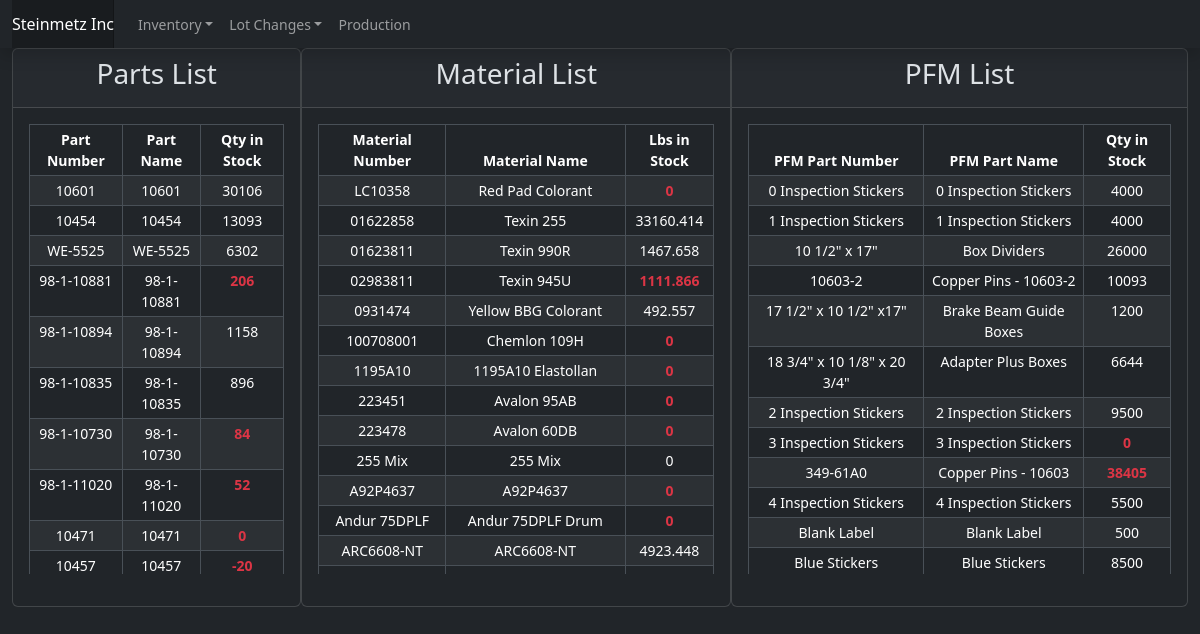
/currentinventory.php, run on the app's committed database.
### tables this page shows
CREATE TABLE `products` (
  `ProductID` VARCHAR(25) NOT NULL,
  `PartName` VARCHAR(50) NOT NULL,
  `MinimumQty` INTEGER(11) DEFAULT NULL,
  `BoxesPerSkid` INTEGER(4) DEFAULT NULL,
  `PartsPerBox` INTEGER(4) DEFAULT NULL,
  `PartWeight` DOUBLE(8,3) DEFAULT NULL,
  `displayOrder` INTEGER(11) DEFAULT NULL,
  `customer` VARCHAR(50) DEFAULT NULL,
  `productionType` VARCHAR(25) DEFAULT NULL,
  PRIMARY KEY USING BTREE (`ProductID`)
);

CREATE TABLE `productinventory` (
  `ProductID` VARCHAR(25) NOT NULL,
  `PartQty` INTEGER(11) DEFAULT NULL,
  `BlenderStartTotal` DOUBLE(11,3) DEFAULT NULL,
  PRIMARY KEY USING BTREE (`ProductID`)
);

CREATE TABLE `material` (
  `MaterialPartNumber` VARCHAR(20) NOT NULL,
  `MaterialName` VARCHAR(50) DEFAULT NULL,
  `ProductID` VARCHAR(20) DEFAULT NULL,
  `MinimumLbs` INTEGER(11) DEFAULT NULL,
  `Customer` VARCHAR(50) DEFAULT NULL COMMENT 'Material for Customer Products',
  PRIMARY KEY USING BTREE (`MaterialPartNumber`)
);

CREATE TABLE `materialinventory` (
  `MaterialPartNumber` VARCHAR(20) NOT NULL,
  `Lbs` DOUBLE(15,3) NOT NULL,
  PRIMARY KEY USING BTREE (`MaterialPartNumber`),
  UNIQUE KEY `MaterialPartNumber` USING BTREE (`MaterialPartNumber`)
);

CREATE TABLE `pfm` (
  `PFMID` INTEGER(11) NOT NULL AUTO_INCREMENT,
  `PartNumber` VARCHAR(50) NOT NULL,
  `PartName` VARCHAR(25) NOT NULL,
  `ProductID` VARCHAR(25) NOT NULL,
  `MinimumQty` INTEGER(11) DEFAULT NULL,
  `AmstedPFM` INTEGER(11) NOT NULL DEFAULT 0,
  PRIMARY KEY USING BTREE (`PFMID`),
  UNIQUE KEY `PFMID` USING BTREE (`PFMID`)
);

CREATE TABLE `pfminventory` (
  `PartNumber` VARCHAR(50) NOT NULL,
  `Qty` INTEGER(11) NOT NULL,
  PRIMARY KEY USING BTREE (`PartNumber`),
  UNIQUE KEY `PartNumber` USING BTREE (`PartNumber`)
);

### src/DB_Files/UnUsed Classes/Inventory.php (called while the page is built, shortened)
<?Php
class Inventory
{
    private $con;
    public function __construct()
    {
        $database = new Database();
        $db = $database->dbconnection();
        $this->con = $db;
    }
    public function get_Parts()
    {
        try {
            $stmt = $this->con->prepare("SELECT products.`ProductID`, products.`PartName`,products.`MinimumQty`,products.`customer`,products.`displayOrder`,productinventory.`ProductID`, productinventory.`PartQty`
                                         FROM products JOIN productinventory ON productinventory.`ProductID` = products.`ProductID`
                                         WHERE products.`customer` = 'Amsted'ORDER BY products.`displayOrder` ASC");
            $stmt->execute();
            if ($stmt->rowCount() > 0) {
                return $stmt;
            } else {
                return null;
                echo "$stmt returns NULL";
            }
        } catch (PDOException $e) {
            echo $e->getMessage();
        }
    }
    public function get_Material()
    {
        try {
            $material = $this->con->prepare("SELECT material.`MaterialPartNumber`, material.`MaterialName`, material.`Minimumlbs`,`materialINVENTORY`.lbs
                                             FROM Material JOIN `MaterialINVENTORY` ON `MaterialINVENTORY`.`materialpartnumber`=`Material`.materialpartnumber;");
            $material->execute();
            if ($material->rowcount() > 0) {
                return $material;
            } else {
                return null;
            }
        } catch (PDOException $e) {
            echo $e->getMessage();
        }
    }
    public function get_Pfms()
    {
        $pfm = $this->con->prepare("SELECT pfm.`PARTNUMBER`, pfm.`PARTNAME`, pfm.`PRODUCTID`,pfm.`MINIMUMQTY`,PFMINVENTORY.`Qty`
                                    FROM PFM JOIN PFMINVENTORY ON PFMINVENTORY.`partnumber`=pfm.`partnumber`");
        $pfm->execute();
        if ($pfm->rowcount() > 0) {
            return $pfm;
        }
    }
}

### public/currentinventory.php (the view, shortened to what this page needs)
<?php
require_once '../src/Classes/Inventory.php';
$inventoryObj = new Inventory();
?>
<!doctype html>
<html lang="en" data-bs-theme="dark">
<head>
    <link href="../resources/vendors/css/bootstrap.min.css" rel="stylesheet">
    <link href="../resources/vendors/css/dashboard.css" rel="stylesheet">
</head>
<header>
    <?php require_once '../includes/steinmetzNavbar.php';  ?>
</header>
<body>
    <div class="container-fluid">
        <div class="mt-5">
            <div class="row">
                <div class="col d-flex justify-content-center">
                    <div class="card">
                        <div class="card-header">
                            <h3 class="text-center">Parts List</h3>
                        </div>
                        <div class="card-body">
                            <div class="table responsive-md w-33" style="height:450px; overflow-y: auto">
                                <table class="table table-striped table-bordered table-hover table-sm">
                                    <thead>
                                        <tr>
                                            <th class="text-center">Part Number</th>
                                            <th class="text-center">Part Name</th>
                                            <th class="text-center">Qty in Stock</th>
                                    </thead>
                                    <?PHP try {
                                        $parts = $inventoryObj->get_Parts();
                                    } catch (PDOException $e) {
                                        echo $e->getMessage();
                                    } ?>
                                    <tbody>
                                        <?php if (!empty($parts)) {
                                            while ($rowParts = $parts->fetch(PDO::FETCH_ASSOC)) { ?>
                                                <tr>
                                                    <td class="text-center"><?php print($rowParts["ProductID"]) ?></td>
                                                    <td class="text-center"><?php print($rowParts["PartName"]) ?></td>
                                                    <td class="text-center"><?php if ($rowParts['MinimumQty'] > $rowParts['PartQty']) { ?>
                                                            <strong class="text-danger"><?php print($rowParts["PartQty"]); ?></strong>
                                                        <?php } else print($rowParts["PartQty"]); ?>
                                                    </td>
                                                </tr>
                                        <?php }
                                        } ?>
                                    </tbody>
                                </table>
                            </div>
                        </div>
                    </div>
                    <div class="card">
                        <div class="card-header">
                            <h3 class="text-center">Material List</h3>
                        </div>
                        <div class="card-body">
                            <div class="table-responsive w-33" style="height:450px; overflow-y: auto">
                                <table class="table table-striped table-bordered table-hover table-sm">
                                    <thead>
                                        <tr>
                                            <th class="text-center">Material Number</th>
                                            <th class="text-center">Material Name</th>
                                            <th class="text-center">Lbs in Stock</th>
                                        </tr>
                                    </thead>
                                    <tbody>
                                        <?php try {
                                            $material = $inventoryObj->get_Material();
                                        } catch (PDOException $e) {
                                            echo $e->getMessage();
                                        } ?>
                                        <tr><?Php if (count($material) > 0) {
                                                while ($rowMaterials = $material->fetch(PDO::FETCH_ASSOC)) { ?>
                                                    <td class="text-center"><?php print($rowMaterials["MaterialPartNumber"]) ?></td>
                                                    <td class="text-center"><?php print($rowMaterials["MaterialName"]) ?></td>
                                                    <td class="text-center"><?php if ($rowMaterials["Minimumlbs"] > $rowMaterials["lbs"]) { ?>
                                                            <strong class="text-danger"><?php print($rowMaterials["lbs"]); ?> </strong>
                                                        <?php } else print($rowMaterials["lbs"]); ?>
                                                    </td>
                                        </tr><?php }
                                            } ?>
                                    </tbody>
                                </table>
                            </div>
                        </div>
                    </div>
                    <div class="card">
                        <div class="card-header">
                            <h3 class="text-center">PFM List</h3>
                        </div>
                        <div class="card-body">
                            <div class="table-responsive" style="height:450px; overflow-y: auto">
                                <table class="table table-striped table-bordered table-hover table-sm">
                                    <thead>
                                        <tr>
                                            <th class="text-center">PFM Part Number</th>
                                            <th class="text-center">PFM Part Name</th>
                                            <th class="text-center">Qty in Stock</th>
                                        </tr>
                                    </thead>
                                    <tbody>
                                        <?php $pfms = $inventoryObj->get_Pfms(); ?>
                                        <tr><?php if ($pfms->rowcount() > 0) {
                                                while ($rowPfms = $pfms->fetch(PDO::FETCH_ASSOC)) { ?>
                                                    <td class="text-center"><?php print($rowPfms["PARTNUMBER"]) ?></td>
                                                    <td class="text-center"><?php print($rowPfms["PARTNAME"]) ?></td>
                                                    <td class="text-center"><?php if ($rowPfms["MINIMUMQTY"] > $rowPfms["Qty"]) { ?>
                                                            <strong class="text-danger"><?php print($rowPfms["Qty"]); ?> </strong>
                                                        <?php } else print($rowPfms["Qty"]); ?>
                                                    </td>
                                        </tr><?php }
                                            } ?>
                                    </tbody>
                                </table>
                            </div>
                        </div>
                    </div>
                </div>
            </div>
        </div>
    </div>
</body>
</html>

### includes/steinmetzNavbar.php (shortened to what this page needs)
<nav class="navbar navbar-expand-md navbar-dark bg-dark fixed-top flex-md-nowrap p-0 shadow">
    <div class="container-fluid">
        <a class="navbar-brand" href="./index.php">Steinmetz Inc</a>
        <div class="collapse navbar-collapse" id="navbarNavDropdown">
            <ul class="navbar-nav">
                <li class="nav-item dropdown">
                    <a class="nav-link dropdown-toggle" data-bs-auto-close="outside" href="#" role="button" data-bs-toggle="dropdown" aria-expanded="false">Inventory</a>
                </li>
                <li class="nav-item dropdown">
                    <a class="nav-link dropdown-toggle" data-bs-auto-close="outside" href="#" role="button" data-bs-toggle="dropdown" aria-expanded="false">Lot Changes</a>
                </li>
                <li class="nav-item dropdown">
                    <a class="nav-link" a href=".\Production.php" role="button">Production</a>
                </li>
            </ul>
        </div>
    </div>
</nav>

### data on the page
products: productinventory.ProductID "10601", PartName "10601", productinventory.PartQty "30106"
products: productinventory.ProductID "10454", PartName "10454", productinventory.PartQty "13093"
products: productinventory.ProductID "WE-5525", PartName "WE-5525", productinventory.PartQty "6302"
products: productinventory.ProductID "98-1-10881", PartName "98-1-10881", productinventory.PartQty "206"
products: productinventory.ProductID "98-1-10894", PartName "98-1-10894", productinventory.PartQty "1158"
products: productinventory.ProductID "98-1-10835", PartName "98-1-10835", productinventory.PartQty "896"
products: productinventory.ProductID "98-1-10730", PartName "98-1-10730", productinventory.PartQty "84"
products: productinventory.ProductID "98-1-11020", PartName "98-1-11020", productinventory.PartQty "52"
products: productinventory.ProductID "10471", PartName "10471", productinventory.PartQty "0"
products: productinventory.ProductID "10457", PartName "10457", productinventory.PartQty "-20"
material: MaterialPartNumber "LC10358", MaterialName "Red Pad Colorant", materialinventory.Lbs "0"
material: MaterialPartNumber "01622858", MaterialName "Texin 255", materialinventory.Lbs "33160.414"
material: MaterialPartNumber "01623811", MaterialName "Texin 990R", materialinventory.Lbs "1467.658"
material: MaterialPartNumber "02983811", MaterialName "Texin 945U", materialinventory.Lbs "1111.866"
material: MaterialPartNumber "0931474", MaterialName "Yellow BBG Colorant", materialinventory.Lbs "492.557"
material: MaterialPartNumber "100708001", MaterialName "Chemlon 109H", materialinventory.Lbs "0"
material: MaterialPartNumber "1195A10", MaterialName "1195A10 Elastollan", materialinventory.Lbs "0"
material: MaterialPartNumber "223451", MaterialName "Avalon 95AB", materialinventory.Lbs "0"
material: MaterialPartNumber "223478", MaterialName "Avalon 60DB", materialinventory.Lbs "0"
material: MaterialPartNumber "255 Mix", MaterialName "255 Mix", materialinventory.Lbs "0"
material: MaterialPartNumber "A92P4637", MaterialName "A92P4637", materialinventory.Lbs "0"
material: MaterialPartNumber "Andur 75DPLF", MaterialName "Andur 75DPLF Drum", materialinventory.Lbs "0"
material: MaterialPartNumber "ARC6608-NT", MaterialName "ARC6608-NT", materialinventory.Lbs "4923.448"
pfm: PartNumber "0 Inspection Stickers", PartName "0 Inspection Stickers", pfminventory.Qty "4000"
pfm: PartNumber "1 Inspection Stickers", PartName "1 Inspection Stickers", pfminventory.Qty "4000"
pfm: PartNumber "10 1/2\" x 17\"", PartName "Box Dividers", pfminventory.Qty "26000"
pfm: PartNumber "10603-2", PartName "Copper Pins - 10603-2", pfminventory.Qty "10093"
pfm: PartNumber "17 1/2\" x 10 1/2\" x17\"", PartName "Brake Beam Guide Boxes", pfminventory.Qty "1200"
pfm: PartNumber "18 3/4\" x 10 1/8\" x 20 3/4\"", PartName "Adapter Plus Boxes", pfminventory.Qty "6644"
pfm: PartNumber "2 Inspection Stickers", PartName "2 Inspection Stickers", pfminventory.Qty "9500"
pfm: PartNumber "3 Inspection Stickers", PartName "3 Inspection Stickers", pfminventory.Qty "0"
pfm: PartNumber "349-61A0", PartName "Copper Pins - 10603", pfminventory.Qty "38405"
pfm: PartNumber "4 Inspection Stickers", PartName "4 Inspection Stickers", pfminventory.Qty "5500"
pfm: PartNumber "Blank Label", PartName "Blank Label", pfminventory.Qty "500"
pfm: PartNumber "Blue Stickers", PartName "Blue Stickers", pfminventory.Qty "8500"
